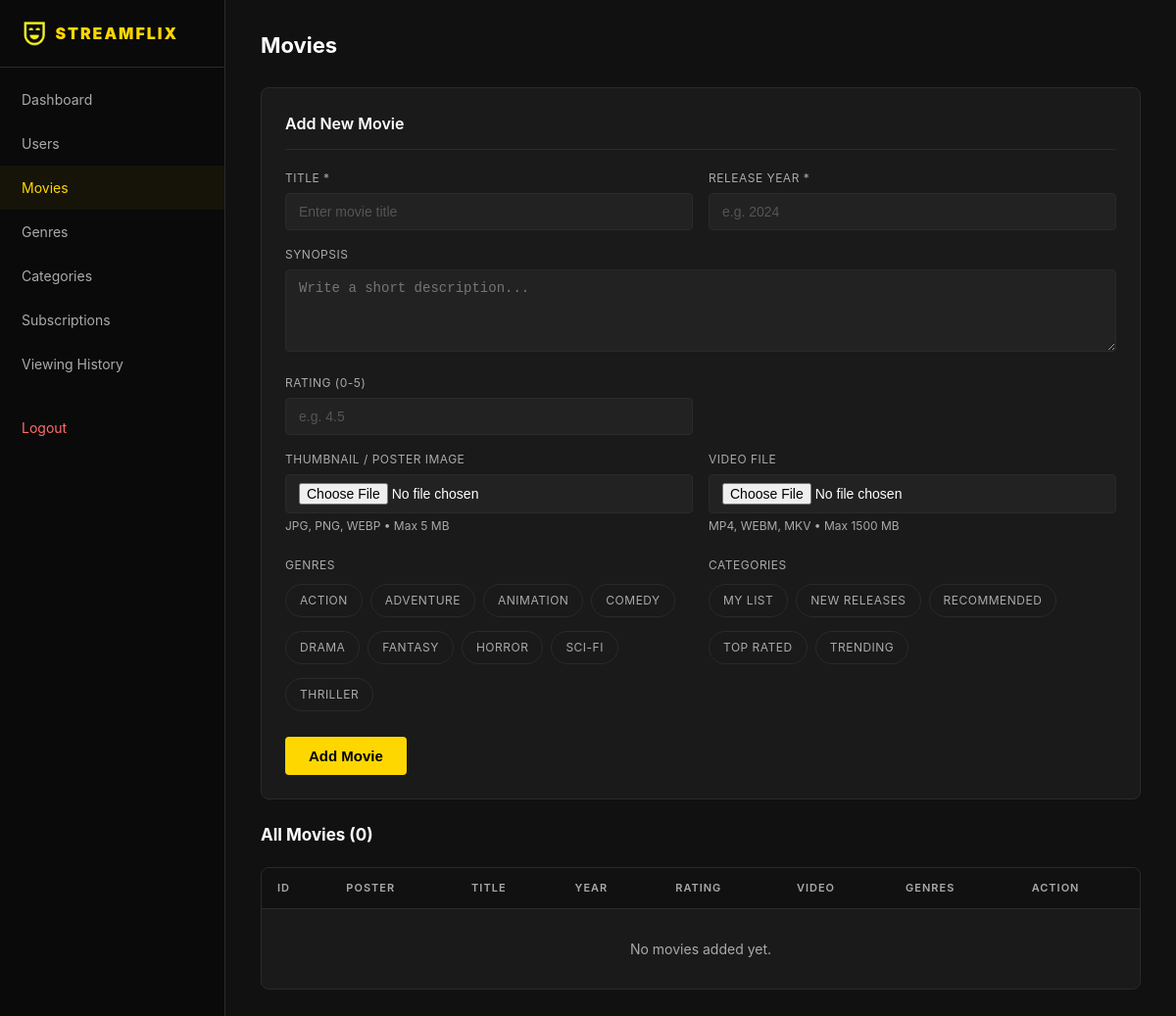
/admin/movies.php (signed in), run on the app's committed database.
### tables this page shows
CREATE TABLE IF NOT EXISTS Genre (
    GenreID INT AUTO_INCREMENT PRIMARY KEY,
    GenreName VARCHAR(100) NOT NULL,
    Description TEXT
);

CREATE TABLE IF NOT EXISTS Category (
    CategoryID INT AUTO_INCREMENT PRIMARY KEY,
    CategoryName VARCHAR(100) NOT NULL
);

### admin/movies.php (the view, shortened to what this page needs)
<?php require_once __DIR__ . '/auth_guard.php';
$movies     = $conn->query("SELECT m.MovieID, m.Title, m.ReleaseYear, m.ThumbnailPath, m.VideoPath, m.Rating, GROUP_CONCAT(DISTINCT g.GenreName SEPARATOR ', ') AS Genres FROM Movie m LEFT JOIN MovieGenre mg ON m.MovieID=mg.MovieID LEFT JOIN Genre g ON mg.GenreID=g.GenreID GROUP BY m.MovieID ORDER BY m.MovieID DESC")->fetch_all(MYSQLI_ASSOC);
$genres     = $conn->query("SELECT GenreID, GenreName FROM Genre ORDER BY GenreName")->fetch_all(MYSQLI_ASSOC);
$categories = $conn->query("SELECT CategoryID, CategoryName FROM Category ORDER BY CategoryName")->fetch_all(MYSQLI_ASSOC);
?>
<!DOCTYPE html>
<html lang="en">
<head>
    <link rel="stylesheet" href="../css/style.css">
</head>
<body>
    <div class="admin-layout">
        <?php include __DIR__ . '/sidebar.php'; ?>
        <main class="admin-main">
            <div class="admin-topbar"><h2>Movies</h2></div>
            <div class="form-section">
                <h3>Add New Movie</h3>
                <form method="POST" action="movies.php" enctype="multipart/form-data">
                    <div class="form-row">
                        <div class="field"><label>Title *</label><input type="text" name="title" placeholder="Enter movie title"></div>
                        <div class="field"><label>Release Year *</label><input type="number" name="release_year" placeholder="e.g. 2024" min="1900" max="2100"></div>
                    </div>
                    <div class="field"><label>Synopsis</label><textarea name="synopsis" placeholder="Write a short description..."></textarea></div>
                    <div class="form-row">
                        <div class="field"><label>Rating (0-5)</label><input type="number" name="rating" placeholder="e.g. 4.5" min="0" max="5" step="0.1"></div>
                        <div class="field"></div>
                    </div>
                    <div class="form-row">
                        <div class="field">
                            <label>Thumbnail / Poster Image</label>
                            <input type="file" name="thumbnail" accept="image/jpeg,image/png,image/webp,image/gif">
                            <div class="file-hint">JPG, PNG, WEBP &bull; Max 5 MB</div>
                        </div>
                        <div class="field">
                            <label>Video File</label>
                            <input type="file" name="video" id="videoInput" accept="video/mp4,video/webm,video/ogg,video/x-matroska">
                            <div class="file-hint">MP4, WEBM, MKV &bull; Max 1500 MB</div>
                        </div>
                    </div>
                    <div class="form-row">
                        <div class="field">
                            <label>Genres</label>
                            <div class="toggle-group">
                                <?php foreach ($genres as $g): ?>
                                <label class="toggle-btn"><input type="checkbox" name="genres[]" value="<?= $g['GenreID'] ?>"><?= htmlspecialchars($g['GenreName']) ?></label>
                                <?php endforeach; ?>
                            </div>
                        </div>
                        <div class="field">
                            <label>Categories</label>
                            <div class="toggle-group">
                                <?php foreach ($categories as $c): ?>
                                <label class="toggle-btn"><input type="checkbox" name="categories[]" value="<?= $c['CategoryID'] ?>"><?= htmlspecialchars($c['CategoryName']) ?></label>
                                <?php endforeach; ?>
                            </div>
                        </div>
                    </div>
                    <button type="submit" class="btn-primary"> Add Movie</button>
                </form>
            </div>
            <div class="page-header"><h3>All Movies (<?= count($movies) ?>)</h3></div>
            <div class="table-wrapper">
                <table>
                    <thead><tr><th>ID</th><th>Poster</th><th>Title</th><th>Year</th><th>Rating</th><th>Video</th><th>Genres</th><th>Action</th></tr></thead>
                    <tbody>
                        <?php if ($movies): ?>
                        <?php foreach ($movies as $m): ?>
                        <tr>
                            <td><?= $m['MovieID'] ?></td>
                            <td><?= $m['ThumbnailPath'] ? '<img src="../uploads/thumbnails/'.htmlspecialchars(basename($m['ThumbnailPath'])).'" class="thumb-preview" onerror="this.style.display=\'none\'">' : '<span style="color:#444;font-size:20px">No Image</span>' ?></td>
                            <td><strong><?= htmlspecialchars($m['Title']) ?></strong></td>
                            <td><?= $m['ReleaseYear'] ?></td>
                            <td><?= $m['Rating'] ? number_format($m['Rating'], 1) . ' stars' : '—' ?></td>
                            <td><?= $m['VideoPath'] ? '<span style="color:var(--green);font-size:12px"> Yes</span>' : '<span style="color:#555;font-size:12px">None</span>' ?></td>
                            <td><?= htmlspecialchars($m['Genres'] ?? '—') ?></td>
                            <td><a href="?delete=<?= $m['MovieID'] ?>" class="btn-danger" onclick="return confirm('Delete \'<?= addslashes($m['Title']) ?>\'?')">Delete</a></td>
                        </tr>
                        <?php endforeach; ?>
                        <?php else: ?>
                        <tr><td colspan="8" style="text-align:center;color:var(--text-muted);padding:30px">No movies added yet.</td></tr>
                        <?php endif; ?>
                    </tbody>
                </table>
            </div>
        </main>
    </div>
</body>
</html>

### admin/sidebar.php
<aside class="sidebar">
    <div class="sidebar-brand"><img src="../uploads/logo.png" style="height:28px;width:auto"> STREAMFLIX</div>
    <ul class="sidebar-nav">
        <li><a href="dashboard.php"       <?= basename($_SERVER['PHP_SELF'])==='dashboard.php'       ?'class="active"':'' ?>> Dashboard</a></li>
        <li><a href="users.php"           <?= basename($_SERVER['PHP_SELF'])==='users.php'           ?'class="active"':'' ?>> Users</a></li>
        <li><a href="movies.php"          <?= basename($_SERVER['PHP_SELF'])==='movies.php'          ?'class="active"':'' ?>> Movies</a></li>
        <li><a href="genres.php"          <?= basename($_SERVER['PHP_SELF'])==='genres.php'          ?'class="active"':'' ?>> Genres</a></li>
        <li><a href="categories.php"      <?= basename($_SERVER['PHP_SELF'])==='categories.php'      ?'class="active"':'' ?>> Categories</a></li>
        <li><a href="subscriptions.php"   <?= basename($_SERVER['PHP_SELF'])==='subscriptions.php'   ?'class="active"':'' ?>> Subscriptions</a></li>
        <li><a href="viewing_history.php" <?= basename($_SERVER['PHP_SELF'])==='viewing_history.php' ?'class="active"':'' ?>> Viewing History</a></li>
        <li style="margin-top:20px"><a href="../logout.php" style="color:#ff6b6b"> Logout</a></li>
    </ul>
</aside>

### css/style.css (style rules this page uses)
*, *::before, *::after { box-sizing: border-box; margin: 0; padding: 0; }
:root { --yellow: #FFD700; --yellow-hover: #e6c200; --dark: #111; --dark-card: #1a1a1a; --dark-modal: #181818; --dark-input: #222; --border: #2a2a2a; --text: #fff; --text-muted: #aaa; --red: #e53935; --green: #43a047; }
body { font-family: 'Inter', 'Segoe UI', Arial, sans-serif; background: var(--dark); color: var(--text); min-height: 100vh; font-size: 15px; line-height: 1.5; overflow-x: hidden; }
a { color: var(--yellow); text-decoration: none; }
input::placeholder { color: #555; }
.btn-primary { background: var(--yellow); color: #000; border: none; border-radius: 4px; padding: 11px 24px; font-size: 15px; font-weight: 700; cursor: pointer; transition: background .2s; display: inline-flex; align-items: center; gap: 6px; }
.admin-layout { display: flex; min-height: 100vh; }
.sidebar { width: 230px; background: #0a0a0a; border-right: 1px solid var(--border); padding: 0; flex-shrink: 0; }
.sidebar-brand { display: flex; align-items: center; gap: 8px; padding: 20px 22px; border-bottom: 1px solid var(--border); font-size: 16px; font-weight: 900; letter-spacing: 2px; color: var(--yellow); }
.sidebar-nav { list-style: none; padding: 10px 0; }
.sidebar-nav li a { display: flex; align-items: center; gap: 10px; padding: 12px 22px; font-size: 14px; color: var(--text-muted); transition: all .2s; }
.sidebar-nav li a:hover, .sidebar-nav li a.active { color: var(--yellow); background: rgba(255, 215, 0, .05); text-decoration: none; }
.admin-main { flex: 1; padding: 30px 36px; overflow-y: auto; background: #111; }
.admin-topbar { display: flex; align-items: center; justify-content: space-between; margin-bottom: 26px; }
.admin-topbar h2 { font-size: 22px; font-weight: 700; }
.table-wrapper { background: var(--dark-card); border: 1px solid var(--border); border-radius: 8px; overflow: auto; margin-bottom: 26px; }
table { width: 100%; border-collapse: collapse; font-size: 14px; }
thead tr { background: #111; border-bottom: 1px solid var(--border); }
thead th { padding: 12px 16px; text-align: left; color: var(--text-muted); font-weight: 600; text-transform: uppercase; font-size: 11px; letter-spacing: 1px; }
tbody tr { border-bottom: 1px solid #1e1e1e; transition: background .15s; }
tbody tr:last-child { border-bottom: none; }
tbody td { padding: 12px 16px; }
.form-section { background: var(--dark-card); border: 1px solid var(--border); border-radius: 8px; padding: 24px; margin-bottom: 24px; }
.form-section h3 { font-size: 16px; font-weight: 600; margin-bottom: 20px; padding-bottom: 14px; border-bottom: 1px solid var(--border); }
.form-row { display: grid; grid-template-columns: 1fr 1fr; gap: 16px; }
.field { margin-bottom: 16px; }
.field label { display: block; font-size: 12px; color: var(--text-muted); margin-bottom: 6px; text-transform: uppercase; letter-spacing: .5px; }
.field input, .field select, .field textarea { width: 100%; padding: 10px 13px; background: var(--dark-input); border: 1px solid var(--border); border-radius: 4px; color: var(--text); font-size: 14px; outline: none; }
.field textarea { resize: vertical; min-height: 84px; }
.field input[type="file"] { padding: 8px 13px; cursor: pointer; }
.file-hint { font-size: 12px; color: var(--text-muted); margin-top: 4px; }
.page-header { display: flex; align-items: center; justify-content: space-between; margin-bottom: 20px; }
.page-header h3 { font-size: 17px; font-weight: 700; }
.toggle-group { display: flex; flex-wrap: wrap; gap: 8px; padding: 4px 0; }
.toggle-btn { display: inline-flex; align-items: center; padding: 7px 14px; border-radius: 20px; border: 1px solid var(--border); background: transparent; color: var(--text-muted); font-size: 13px; cursor: pointer; transition: all .2s; user-select: none; }

### data on the page
genre: GenreName "ACTION"
genre: GenreName "ADVENTURE"
genre: GenreName "ANIMATION"
genre: GenreName "COMEDY"
genre: GenreName "DRAMA"
genre: GenreName "FANTASY"
genre: GenreName "HORROR"
genre: GenreName "SCI-FI"
genre: GenreName "THRILLER"
category: CategoryName "MY LIST"
category: CategoryName "NEW RELEASES"
category: CategoryName "RECOMMENDED"
category: CategoryName "TOP RATED"
category: CategoryName "TRENDING"

### other printed values
count($movies) "0"
